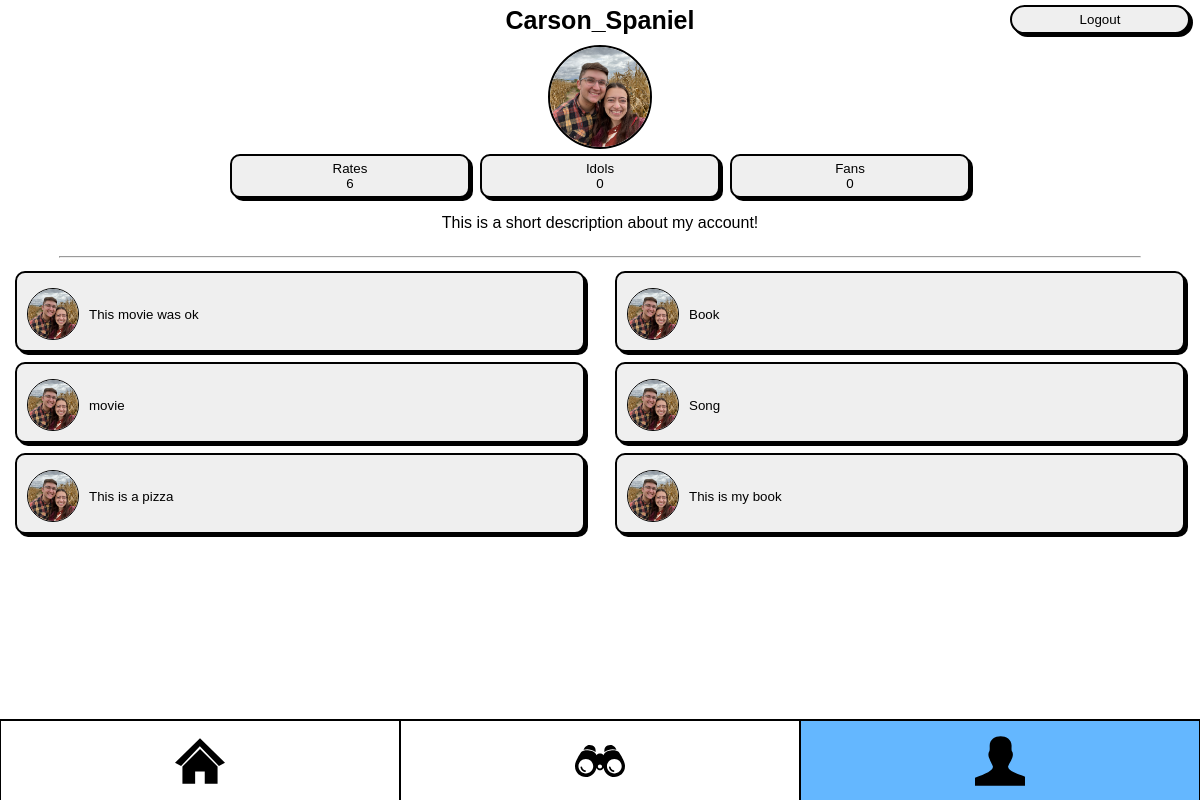
/profile/ (signed in), run on the app's committed database.
### friends_haven_app/models.py (models this page shows, shortened)
class Profile(models.Model):
    user = models.OneToOneField(User, on_delete=models.CASCADE)
    profile_picture = models.ImageField(upload_to='profilePictures/', default=None, null=True, blank=True)
    description = models.TextField(max_length=200, default=None, null=True, blank=True)
    rates = models.IntegerField(default=0, null=True, blank=True)
    idols = models.CharField(max_length=50000,default=0, null=True, blank=True)
    fans = models.CharField(max_length=50000,default=0, null=True, blank=True)

class Post(models.Model):
    item_name = models.CharField(max_length=100)
    image = models.ImageField(upload_to='posts/', default=None, null=True, blank=True)
    creator = models.ForeignKey(Profile, on_delete=models.CASCADE)
    rate = models.IntegerField(default=0, validators=[MinValueValidator(0), MaxValueValidator(5)])
    caption = models.CharField(max_length=100)
    description = models.TextField(max_length=200)
    timestamp = models.DateTimeField(auto_now_add=True)
    category = models.ForeignKey(Category, on_delete=models.CASCADE, default=None, null=True,)
    community_rate = models.IntegerField(default=0)
    sections = models.CharField(max_length=5000, null= True, blank=True)
    answers = models.CharField(max_length=5000, null= True, blank=True)
    def getSections(self):
        return json.loads(self.sections)
    def getAnswers(self):
        return json.loads(self.answers)
    def time_ago(self):
        current_time = datetime.now(timezone.utc)
        time_difference = current_time - self.timestamp.replace(tzinfo=timezone.utc)
        hours, remainder = divmod(time_difference.seconds, 3600)
        minutes, seconds = divmod(remainder, 60)
        if hours == 1:
            return f"{hours} hour ago"
        if hours > 1:
            return f"{hours} hours ago"
        elif minutes == 1:
            return f"{minutes} minute ago"
        elif minutes > 1:
            return f"{minutes} minutes ago"
        elif seconds == 1:
            return f"{seconds} second ago"
        else:
            return f"{seconds} seconds ago"

### friends_haven_app/views.py (the view)
# urls.py: path('profile/',views.profile, name='profile'),
@login_required(login_url='/')
def profile(request):
    userProfile = Profile.objects.get(user=request.user)
    posts = Post.objects.all().filter(creator=userProfile).order_by('-timestamp')
    left = posts[0::2]
    right = posts[1::2]
    data = {
        'userProfile': userProfile,
        'left': left,
        'right': right,
    }
    return render(request, 'profile.html', data)

### friends_haven_app/templates/profile.html (shortened to what this page needs)
{% extends "base.html" %}
{% load static %}
{% block content %}
<head>
    <link rel="stylesheet" type="text/css" href="{% static 'css/home.css' %}">
    <link rel="stylesheet" type="text/css" href="{% static 'css/profile.css' %}">
</head>
<body>
    <h1>{{ userProfile.user.username}}</h1>
    <div class="section column">
        <div class="profTop column">
            {% if userProfile.profile_picture %}
                <img class="profilePicTop profilePic" src="{{ userProfile.profile_picture.url }}" width="100%" height="100%">
            {% else %}
                <img class="profilePicTop profilePic" src="{% static 'images/default.jpg' %}" width="100%" height="100%">
            {% endif %}
            <div class="profInfo column">
                <div class="infoTop row">
                    <button class="rate column info">
                        <p class="infoName">Rates</p>
                        <p class="rateNum num">{{ userProfile.rates}}</p>
                    </button>
                    <button class="idol column info">
                        <p class="infoName">Idols</p>
                        <p class="idolNum num">{{ userProfile.idols}}</p>
                    </button>
                    <button class="fan column info">
                        <p class="infoName">Fans</p>
                        <p class="fanNum num">{{ userProfile.fans}}</p>
                    </button>
                </div>
                <div class="infoBottom row">
                    {% if userProfile.description %}
                        <p>{{ userProfile.description }}</p>
                    {% else %}
                        <p>No Description</p>
                    {% endif %}
                </div>
            </div>
        </div>
        <hr>
        <div class="rates">
            {% include 'items.html' %}
        </div>
    </div>
</body>
{% endblock %}

### friends_haven_app/templates/base.html (shortened to what this page needs)
{% load static %}
<!DOCTYPE html>
<html lang="en" >
    <head>
        <link rel="stylesheet" type="text/css" href="{% static 'css/base.css' %}">
    </head>
    <body>
        <footer>
            <a href="/home">
                <button id="home">
                </button>
            </a>
            <a href="/wander">
                <button id="wander">
                </button>
            </a>
            <a href="/profile">
                <button id="profile">
                </button>
            </a>
        </footer>
        <main class="main">
            <a href="/logout">
                <button class="logout">Logout</button>
            </a>
            {% block content %}{% endblock %}
        </main>
    </body>
</html>

### friends_haven_app/templates/items.html (shortened to what this page needs)
{% load static %}
<div class="cols">
    {% if left %}
        <div class="colLeft col">
            {% for post in left %}
                <button class="item" onclick="enlarge(this)">
                    <div class="capCon">
                        {% if post.creator.profile_picture %}
                            <img class="profilePic" src="{{ post.creator.profile_picture.url }}" width="100%" height="100%">
                        {% else %}
                            <img class="profilePic" src="{% static 'images/default.jpg' %}" width="100%" height="100%">
                        {% endif %}
                        <p class="caption">{{ post.caption }}</p>
                    </div>
                </button>
            {% endfor %}
        </div>
        <div class="colRight col">
            {% for post in right %}
                <button class="item" onclick="enlarge(this)">
                    <div class="capCon">
                        {% if post.creator.profile_picture %}
                            <img class="profilePic" src="{{ post.creator.profile_picture.url }}" width="100%" height="100%">
                        {% else %}
                            <img class="profilePic" src="{% static 'images/default.jpg' %}" width="100%" height="100%">
                        {% endif %}
                        <p class="caption">{{ post.caption }}</p>
                    </div>
                </button>
            {% endfor %}
        </div>
    {% else %}
        <button class="item">
            <p class="caption post">No posts yet.<br>Get the party started!</p>
        </button>
    {% endif %}
</div>

### friends_haven_app/templates/categories.html (shortened to what this page needs)
{% load static %}

### friends_haven_app/static/css/base.css (style rules this page uses)
:root { --background: white; --background-hover: rgb(244, 244, 244); --font-color: black; --font: 'Poppins', sans-serif }
* { font-family: var(--font); }
main { height: 90vh; position: absolute; top: 0; overflow: scroll; }
body *, body { max-width: 1200px; }
body { margin: 0 auto; background-color: var(--background); }
footer { margin: 0 auto; position: fixed; display: flex; align-items: center; justify-content: space-around; bottom: 0; width: 100%; height: 10vh; background-color: var(--background); z-index: 10; }
footer a, .footerButton { flex-grow: 1; height: 100%; border: 1px solid black; border-top: 2px solid black; }
footer a button, .footerAButton { width: 100%; height: 100%; padding: 15px; border: none; background-color: transparent; }
footer a button svg { height: 100%; aspect-ratio: 1; }
button.active { background-color: rgb(100, 183, 255); }
.logout, .back { position: absolute; right: 10px; border: 2px black solid; box-shadow: 3px 3px 0px black; border-radius: 50px; width: 15vw; margin: 5px auto; padding: 5px; z-index: 10; top: 0px; }

### friends_haven_app/static/css/home.css (style rules this page uses)
:root { --itemHeight: 300px; }
.section { display: flex; justify-content: center; align-items: center; flex-direction: column; margin: 35px 0; }
div.cols { display: flex; flex-direction: row; align-items: start; justify-content: start; width: 100vw; }
div.cols div.col { display: flex; flex-direction: column; align-items: center; justify-content: start; flex-grow: 1; height: 100%; min-width: 125px; max-width: 50vw; }
div.section div button { width: 95%; margin: 5px; border: 2px black solid; box-shadow: 3px 3px 0px black; border-radius: 10px; }
h1 { position: absolute; top: 20px; left: 50%; transform: translate(-50%,-50%); text-align: center; font-size: 25px; width: 100vw; margin: 0; }
.item { display: flex; flex-direction: column; justify-content: start; align-items: center; padding: 5px; transition: .5s all ease-out; }
.capCon { display: flex; justify-content: start; align-items: center; padding-top: 5px; width: 100%; }
.profilePic { border: 1px solid black; border-radius: 50%; margin: 5px; max-width: 50px; max-height: 50px; aspect-ratio: 1; object-fit: cover; object-position: center center; }
.caption { margin: 0; width: 80%; color: var(--font-color); text-align: left; padding: 5px; }

### friends_haven_app/static/css/profile.css (style rules this page uses)
.row { display: flex; justify-content: center; align-items: center; }
.column { display: flex; justify-content: center; align-items: center; flex-direction: column; }
.profilePicTop { width: unset; margin: unset; max-width: 100px; max-height: 100px; border: 2px solid black; }
.profTop { padding-top: 10px; width: 100vw; }
div.section div button.info { margin: 0 5px; width: 20vw; padding: 5px; }
.info p { margin: 0; }
.profInfo { margin-top: 5px; }
hr { width: 90vw; }

### data on the page
Profile: user.username "Carson_Spaniel", profile_picture (picture), rates "6", idols "0", fans "0", description "This is a short description about my account!"
Post: creator.profile_picture (picture), caption "This movie was ok"
Post: creator.profile_picture (picture), caption "movie"
Post: creator.profile_picture (picture), caption "This is a pizza"
Post: creator.profile_picture (picture), caption "Book"
Post: creator.profile_picture (picture), caption "Song"
Post: creator.profile_picture (picture), caption "This is my book"
